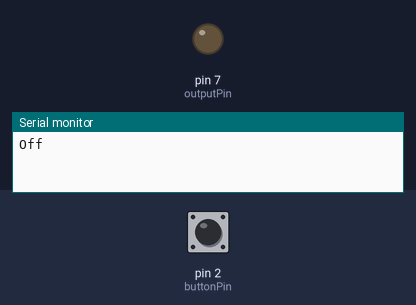
A sketch run on a simulated Arduino Uno, built with avr-gcc and run on an emulated ATmega328P. Shown: output pins drawn as LEDs (lit = HIGH), the last lines printed to the serial monitor. The test bench sets the inputs (shaded band); at power-on: pin 2 (buttonPin) LOW.

Above: at 1.2 s.
1.3 s: pin 2 (buttonPin) pulled HIGH for 0.15 s
At 1.9 s:
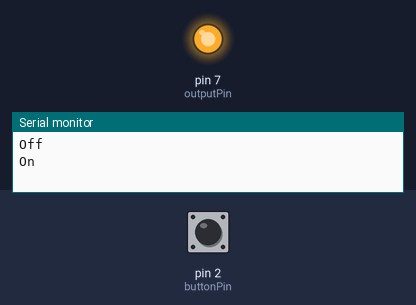
2.9 s: pin 2 (buttonPin) pulled HIGH for 1 s
At 3.2 s:
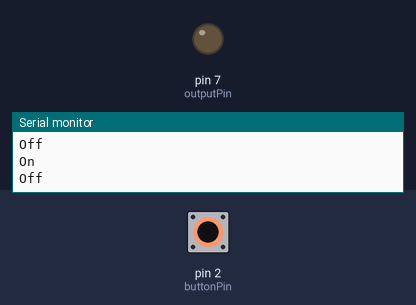
5.4 s: pin 2 (buttonPin) pulled HIGH for 3.2 s
At 6.3 s:
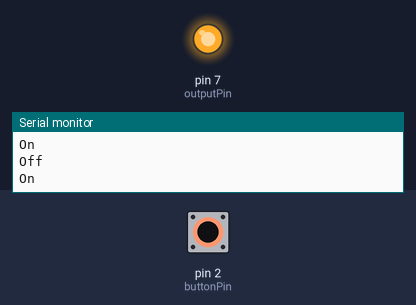
Timing chart, 0 to 8.4 s (numbered marks = the images above; inputs shaded):
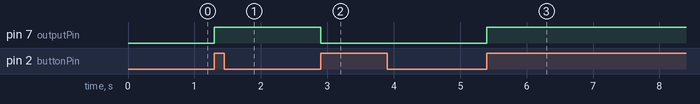

The sketch:

Toggle_Button.ino
```cpp
// Define the button pin
const int buttonPin = 2;
// Variable for the button's last state
int lastButtonState = LOW;
// Variable for the current state of the button
int currentButtonState;
// Define the toggler variable
int toggleNumber;
// Variable for the output pin
const int outputPin = 7;

void setup() {
  // Initialize the button pin as an input
  toggleNumber = 0;
  pinMode(buttonPin, INPUT);
  pinMode(outputPin, OUTPUT);
  digitalWrite(outputPin, LOW);
  Serial.begin(9600);
  Serial.println("Off");
}

void loop() {
  // Read the current state of the button
  currentButtonState = digitalRead(buttonPin);

  // Compare the button's current state to its previous state
  if (currentButtonState != lastButtonState) {
    // If the state has changed and the current state is HIGH, the button was pressed and the toggle number is zero
    if (currentButtonState == HIGH && toggleNumber == 0) {
      // Turn on if the button state is High and the number is zero
      Serial.println("On");
      digitalWrite(outputPin, HIGH);
      // Change the number so this same block doesn't happen every time
      toggleNumber = 1;
    } else {
      // If the button state is High and the number is 1
      if (currentButtonState == HIGH && toggleNumber == 1) {
        // Turn off if the button state is High and the number is one
        Serial.println("Off");
        digitalWrite(outputPin, LOW);
        // Change the number so this block doesn't happen everytime after the first one
        toggleNumber = 0;
      }
    }
    // Update the last button state
    lastButtonState = currentButtonState;
  }

  // Other code here

  // Delay a little bit to avoid bouncing
  delay(50);
}
```

Measured:
- after the input at 1.3 s, pin 7 (outputPin): LOW → HIGH at once
- after the input at 2.9 s, pin 7 (outputPin): HIGH → LOW at once
- after the input at 5.4 s, pin 7 (outputPin): LOW → HIGH at once
